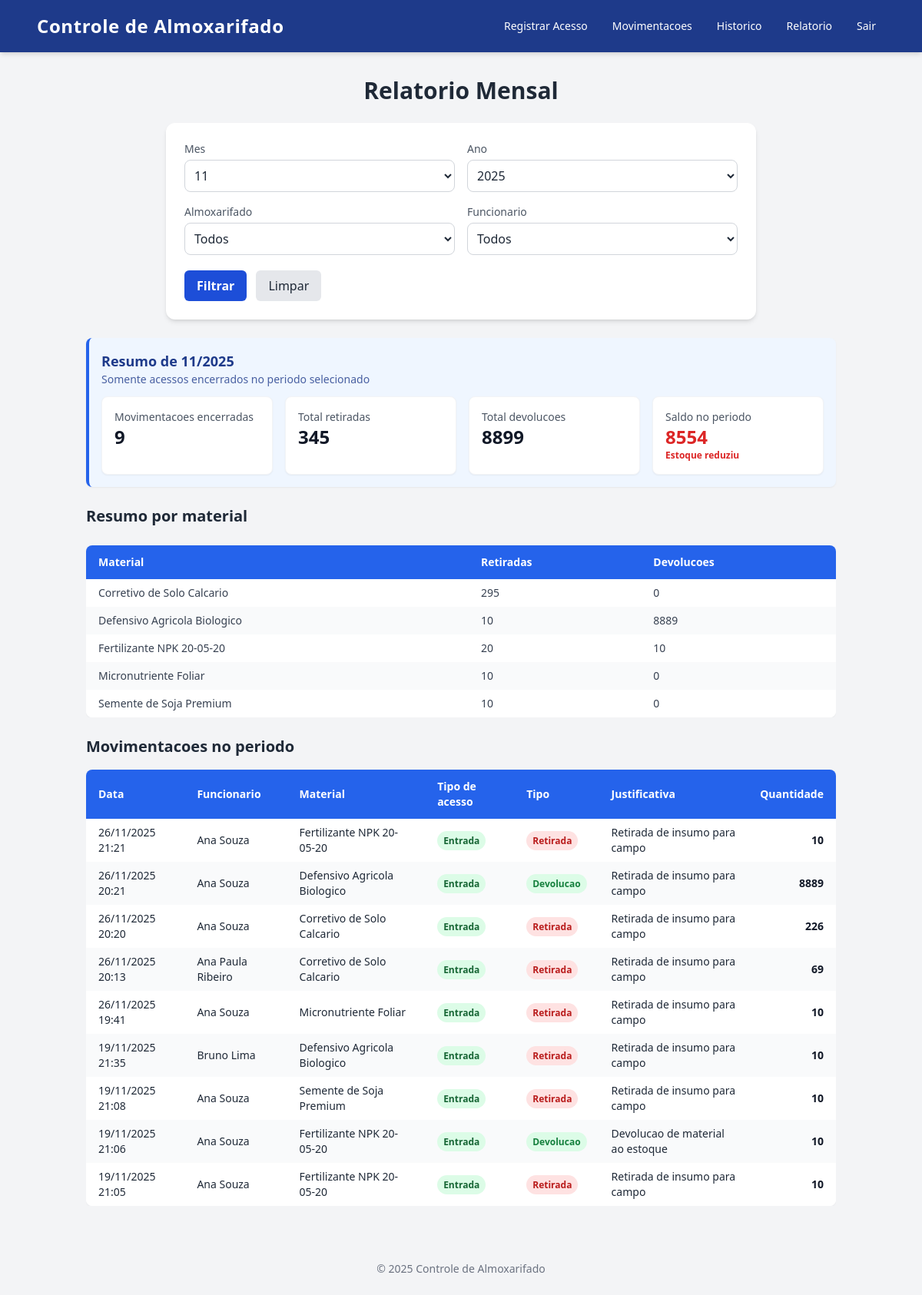
/relatorio/ (signed in), run on the app's committed database.
### core/models.py (models this page shows, shortened)
class Material(models.Model):
    nome = models.CharField(max_length=120)
    quantidade_estoque = models.PositiveIntegerField(default=0)

class Movimentacao(models.Model):
    class Tipo(models.TextChoices):
        RETIRADA = 'retirada', 'Retirada'
        DEVOLUCAO = 'devolucao', 'Devolucao'
    acesso = models.ForeignKey(Acesso, on_delete=models.CASCADE)
    material = models.ForeignKey(Material, on_delete=models.CASCADE)
    quantidade = models.PositiveIntegerField()
    tipo = models.CharField(max_length=10, choices=Tipo.choices)
    class Meta:
        ordering = ['-acesso__data_hora']

class Acesso(models.Model):
    class Tipo(models.TextChoices):
        ENTRADA = 'entrada', 'Entrada'
        SAIDA = 'saida', 'Saida'
    class Status(models.TextChoices):
        ABERTO = 'ABERTO', 'Aberto'
        FECHADO = 'FECHADO', 'Fechado'
    funcionario = models.ForeignKey(Funcionario, on_delete=models.CASCADE)
    autorizador = models.ForeignKey(Autorizador, on_delete=models.CASCADE)
    almoxarifado = models.ForeignKey(Almoxarifado, on_delete=models.CASCADE)
    tipo = models.CharField(max_length=10, choices=Tipo.choices)
    class Justificativa(models.TextChoices):
        RETIRADA_CAMPO = 'RETIRADA_CAMPO', 'Retirada de insumo para campo'
        DEVOLUCAO = 'DEVOLUCAO', 'Devolucao de material ao estoque'
        VERIFICACAO = 'VERIFICACAO', 'Verificacao de estoque'
        MANUTENCAO = 'MANUTENCAO', 'Manutencao no almoxarifado'
        FISCALIZACAO = 'FISCALIZACAO', 'Fiscalizacao interna'
        OUTROS = 'OUTROS', 'Outros'
    justificativa_padrao = models.CharField(
        max_length=100,
        choices=Justificativa.choices,
        default=Justificativa.RETIRADA_CAMPO,
    )
    observacao = models.CharField(max_length=200, blank=True, null=True)
    data_hora = models.DateTimeField(auto_now_add=True)
    data_saida = models.DateTimeField(null=True, blank=True)
    encerrado_por = models.ForeignKey(
        settings.AUTH_USER_MODEL,
        null=True,
        blank=True,
        on_delete=models.SET_NULL,
        related_name='acessos_encerrados',
    )
    status = models.CharField(
        max_length=20,
        choices=Status.choices,
        default=Status.ABERTO,
    )
    ativo = models.BooleanField(default=True)
    class Meta:
        ordering = ['-data_hora']

class Funcionario(models.Model):
    nome = models.CharField(max_length=100)
    def __str__(self) -> str:
        return self.nome

### core/views.py (the view)
# urls.py: path('relatorio/', views.relatorio_mensal, name='relatorio_mensal'),
@login_required
def relatorio_mensal(request):
    agora = timezone.now()
    anos_disponiveis = list(
        {data.year for data in Acesso.objects.dates('data_hora', 'year')}
    ) or [agora.year]
    anos_disponiveis = sorted(anos_disponiveis)
    ano_choices = [(str(ano), str(ano)) for ano in anos_disponiveis]
    initial = {'mes': f"{agora.month:02d}", 'ano': str(anos_disponiveis[-1])}
    if request.GET:
        form = RelatorioMensalForm(request.GET)
    else:
        form = RelatorioMensalForm(initial=initial)
    form.fields['ano'].choices = ano_choices
    if form.is_bound and form.is_valid():
        mes_selecionado = int(form.cleaned_data['mes'])
        ano_selecionado = int(form.cleaned_data['ano'])
        almoxarifado = form.cleaned_data.get('almoxarifado')
        funcionario = form.cleaned_data.get('funcionario')
    else:
        mes_selecionado = int(form.initial.get('mes', initial['mes']))
        ano_selecionado = int(form.initial.get('ano', initial['ano']))
        almoxarifado = None
        funcionario = None
    movimentacoes = Movimentacao.objects.filter(
        acesso__data_hora__year=ano_selecionado,
        acesso__data_hora__month=mes_selecionado,
        acesso__status=Acesso.Status.FECHADO,
    ).select_related('material', 'acesso', 'acesso__funcionario', 'acesso__almoxarifado')
    if almoxarifado:
        movimentacoes = movimentacoes.filter(acesso__almoxarifado=almoxarifado)
    if funcionario:
        movimentacoes = movimentacoes.filter(acesso__funcionario=funcionario)
    resumo_por_tipo_acesso = []
    qs_entrada = movimentacoes.filter(acesso__tipo=Acesso.Tipo.ENTRADA)
    agregados_entrada = qs_entrada.aggregate(
        retiradas=Sum('quantidade', filter=Q(tipo=Movimentacao.Tipo.RETIRADA)),
        devolucoes=Sum('quantidade', filter=Q(tipo=Movimentacao.Tipo.DEVOLUCAO)),
    )
    resumo_por_tipo_acesso.append(
        {
            'tipo': Acesso.Tipo.ENTRADA,
            'label': dict(Acesso.Tipo.choices)[Acesso.Tipo.ENTRADA],
            'total_movimentacoes': qs_entrada.count(),
            'total_retiradas': agregados_entrada['retiradas'] or 0,
            'total_devolucoes': agregados_entrada['devolucoes'] or 0,
        }
    )
    totais = movimentacoes.aggregate(
        total_retiradas=Sum('quantidade', filter=Q(tipo=Movimentacao.Tipo.RETIRADA)),
        total_devolucoes=Sum('quantidade', filter=Q(tipo=Movimentacao.Tipo.DEVOLUCAO)),
    )
    totais = {chave: valor or 0 for chave, valor in totais.items()}
    totais['saldo'] = totais['total_devolucoes'] - totais['total_retiradas']
    resumo_por_material = (
        movimentacoes.values('material__nome')
        .annotate(
            retiradas=Sum('quantidade', filter=Q(tipo=Movimentacao.Tipo.RETIRADA)),
            devolucoes=Sum('quantidade', filter=Q(tipo=Movimentacao.Tipo.DEVOLUCAO)),
        )
        .order_by('material__nome')
    )
    context = {
        'form': form,
        'movimentacoes': movimentacoes,
        'totais': totais,
        'resumo_por_material': resumo_por_material,
        'resumo_por_tipo_acesso': resumo_por_tipo_acesso,
        'mes_selecionado': mes_selecionado,
        'ano_selecionado': ano_selecionado,
        'filtros': {
            'almoxarifado': almoxarifado,
            'funcionario': funcionario,
        },
    }
    return render(request, 'core/relatorio_mensal.html', context)

### core/forms.py
class RelatorioMensalForm(forms.Form):
    MES_CHOICES = [(str(i), f"{i:02d}") for i in range(1, 13)]
    mes = forms.ChoiceField(choices=MES_CHOICES, label='Mes')
    ano = forms.ChoiceField(label='Ano')
    almoxarifado = forms.ModelChoiceField(
        queryset=Almoxarifado.objects.all(),
        required=False,
        empty_label='Todos',
        label='Almoxarifado',
    )
    funcionario = forms.ModelChoiceField(
        queryset=Funcionario.objects.all(),
        required=False,
        empty_label='Todos',
        label='Funcionario',
    )
    def __init__(self, *args, **kwargs):
        super().__init__(*args, **kwargs)
        select_class = 'border border-gray-300 rounded-lg p-2 w-full bg-white focus:outline-none focus:ring-2 focus:ring-blue-600'
        for field in self.fields.values():
            field.widget.attrs.update({'class': select_class})

### core/models.py (called while the page is built)
    def __str__(self) -> str:
        return f"{self.nome} - {self.localizacao}"

### templates/core/relatorio_mensal.html (shortened to what this page needs)
{% extends 'base.html' %}
{% block content %}
<section class="space-y-6">
  <h1 class="text-3xl font-bold mb-2 text-gray-800 text-center">Relatorio Mensal</h1>
  <form method="get" class="bg-white shadow-md rounded-xl p-6 max-w-3xl mx-auto">
    <div class="grid grid-cols-1 sm:grid-cols-2 gap-4">
      <div>
        <label for="{{ form.mes.id_for_label }}" class="text-sm font-medium text-gray-600 mb-1 block">Mes</label>
        {{ form.mes }}
      </div>
      <div>
        <label for="{{ form.ano.id_for_label }}" class="text-sm font-medium text-gray-600 mb-1 block">Ano</label>
        {{ form.ano }}
      </div>
      <div>
        <label for="{{ form.almoxarifado.id_for_label }}" class="text-sm font-medium text-gray-600 mb-1 block">Almoxarifado</label>
        {{ form.almoxarifado }}
      </div>
      <div>
        <label for="{{ form.funcionario.id_for_label }}" class="text-sm font-medium text-gray-600 mb-1 block">Funcionario</label>
        {{ form.funcionario }}
      </div>
    </div>
    <div class="flex flex-wrap gap-3 mt-5">
      <button type="submit" class="bg-blue-700 hover:bg-blue-800 text-white font-semibold px-4 py-2 rounded-md transition">
        Filtrar
      </button>
      <a href="{% url 'core:relatorio_mensal' %}" class="bg-gray-200 hover:bg-gray-300 text-gray-800 font-medium px-4 py-2 rounded-md transition">
        Limpar
      </a>
    </div>
  </form>
  <div class="bg-blue-50 border-l-4 border-blue-600 p-4 rounded-lg shadow-sm">
    <div class="flex flex-col gap-2 sm:flex-row sm:items-center sm:justify-between">
      <div>
        <h2 class="text-lg font-semibold text-blue-900">Resumo de {{ mes_selecionado|stringformat:"02d" }}/{{ ano_selecionado }}</h2>
        <p class="text-sm text-blue-900/80">Somente acessos encerrados no periodo selecionado</p>
      </div>
    </div>
    <div class="mt-3 grid grid-cols-1 md:grid-cols-4 gap-4">
      <div class="bg-white rounded-lg shadow-sm border border-gray-100 p-4">
        <p class="text-sm text-gray-600">Movimentacoes encerradas</p>
        <p class="text-2xl font-bold text-gray-900">{{ movimentacoes|length }}</p>
      </div>
      <div class="bg-white rounded-lg shadow-sm border border-gray-100 p-4">
        <p class="text-sm text-gray-600">Total retiradas</p>
        <p class="text-2xl font-bold text-gray-900">{{ totais.total_retiradas }}</p>
      </div>
      <div class="bg-white rounded-lg shadow-sm border border-gray-100 p-4">
        <p class="text-sm text-gray-600">Total devolucoes</p>
        <p class="text-2xl font-bold text-gray-900">{{ totais.total_devolucoes }}</p>
      </div>
      <div class="bg-white rounded-lg shadow-sm border border-gray-100 p-4">
        <p class="text-sm text-gray-600">Saldo no periodo</p>
        {% if totais.saldo > 0 %}
        <p class="text-2xl font-bold text-red-600">{{ totais.saldo }}</p>
        <p class="text-xs text-red-600 font-semibold">Estoque reduziu</p>
        {% elif totais.saldo < 0 %}
        <p class="text-2xl font-bold text-green-700">{{ totais.saldo }}</p>
        <p class="text-xs text-green-700 font-semibold">Estoque aumentou</p>
        {% else %}
        <p class="text-2xl font-bold text-gray-900">{{ totais.saldo }}</p>
        <p class="text-xs text-gray-600 font-semibold">Sem variacao</p>
        {% endif %}
      </div>
    </div>
  </div>
  <div>
    <h2 class="text-xl font-semibold text-gray-800 mb-2">Resumo por material</h2>
    {% if resumo_por_material %}
    <div class="overflow-x-auto">
      <table class="min-w-full border-collapse mt-4 bg-white rounded-lg overflow-hidden shadow-sm">
        <thead class="bg-blue-600 text-white text-sm font-semibold">
          <tr>
            <th class="px-4 py-3 text-left">Material</th>
            <th class="px-4 py-3 text-left">Retiradas</th>
            <th class="px-4 py-3 text-left">Devolucoes</th>
          </tr>
        </thead>
        <tbody class="text-sm text-gray-700">
          {% for item in resumo_por_material %}
          <tr class="odd:bg-white even:bg-gray-50 hover:bg-gray-100 transition">
            <td class="px-4 py-2">{{ item.material__nome }}</td>
            <td class="px-4 py-2">{{ item.retiradas|default_if_none:"0" }}</td>
            <td class="px-4 py-2">{{ item.devolucoes|default_if_none:"0" }}</td>
          </tr>
          {% endfor %}
        </tbody>
      </table>
    </div>
    {% else %}
    <p class="text-gray-500">Nenhuma movimentacao registrada no periodo selecionado.</p>
    {% endif %}
  </div>
  <div>
    <h2 class="text-xl font-semibold text-gray-800 mb-2">Movimentacoes no periodo</h2>
    {% if movimentacoes %}
    <div class="overflow-x-auto">
      <table class="min-w-full border-collapse mt-2 bg-white rounded-lg overflow-hidden shadow-sm text-sm">
        <thead class="bg-blue-600 text-white font-semibold">
          <tr>
            <th class="px-4 py-3 text-left">Data</th>
            <th class="px-4 py-3 text-left">Funcionario</th>
            <th class="px-4 py-3 text-left">Material</th>
            <th class="px-4 py-3 text-left">Tipo de acesso</th>
            <th class="px-4 py-3 text-left">Tipo</th>
            <th class="px-4 py-3 text-left">Justificativa</th>
            <th class="px-4 py-3 text-right">Quantidade</th>
          </tr>
        </thead>
        <tbody>
          {% for movimentacao in movimentacoes %}
          <tr class="odd:bg-white even:bg-gray-50 hover:bg-gray-100 transition">
            <td class="px-4 py-2">{{ movimentacao.acesso.data_hora|date:"d/m/Y H:i" }}</td>
            <td class="px-4 py-2">{{ movimentacao.acesso.funcionario.nome }}</td>
            <td class="px-4 py-2">{{ movimentacao.material.nome }}</td>
            <td class="px-4 py-2">
              {% if movimentacao.acesso.tipo == 'entrada' %}
              <span class="bg-green-100 text-green-800 px-2 py-1 rounded-full text-xs font-semibold">Entrada</span>
              {% else %}
              <span class="bg-gray-200 text-gray-700 px-2 py-1 rounded-full text-xs font-semibold">Saida</span>
              {% endif %}
            </td>
            <td class="px-4 py-2">
              {% if movimentacao.tipo == 'retirada' %}
              <span class="bg-red-100 text-red-700 px-2 py-1 rounded-full text-xs font-semibold">Retirada</span>
              {% else %}
              <span class="bg-green-100 text-green-700 px-2 py-1 rounded-full text-xs font-semibold">Devolucao</span>
              {% endif %}
            </td>
            <td class="px-4 py-2">
              {{ movimentacao.acesso.get_justificativa_padrao_display }}
            </td>
            <td class="px-4 py-2 text-right font-semibold text-gray-900">{{ movimentacao.quantidade }}</td>
          </tr>
          {% endfor %}
        </tbody>
      </table>
    </div>
    {% else %}
    <p class="text-gray-500">Nao ha movimentacoes registradas neste periodo.</p>
    {% endif %}
  </div>
</section>
{% endblock %}

### templates/base.html (shortened to what this page needs)
{% load static %}
<!DOCTYPE html>
<html lang='pt-br'>
  <head>
    <script src='https://cdn.tailwindcss.com'></script>
  </head>
  <body class='min-h-screen bg-gray-100 text-gray-800 flex flex-col'>
    <header class='bg-blue-900 text-white shadow-md sticky top-0 z-20'>
      <div class='max-w-6xl mx-auto flex flex-col gap-3 sm:flex-row sm:items-center sm:justify-between px-6 py-4'>
        <a href='{% url "core:registrar_acesso" %}' class='text-2xl font-semibold tracking-wide'>
          Controle de Almoxarifado
        </a>
        <nav class='flex flex-wrap items-center gap-2 text-sm font-medium'>
          <a class='px-3 py-2 rounded-lg hover:bg-blue-800 transition' href='{% url "core:registrar_acesso" %}'>Registrar Acesso</a>
          <a class='px-3 py-2 rounded-lg hover:bg-blue-800 transition' href='{% url "core:registrar_movimentacao" %}'>Movimentacoes</a>
          <a class='px-3 py-2 rounded-lg hover:bg-blue-800 transition' href='{% url "core:historico" %}'>Historico</a>
          <a class='px-3 py-2 rounded-lg hover:bg-blue-800 transition' href='{% url "core:relatorio_mensal" %}'>Relatorio</a>
          {% if user.is_authenticated %}
          <a class='px-3 py-2 rounded-lg hover:bg-blue-800 transition' href='{% url "core:logout" %}'>Sair</a>
          {% else %}
          <a class='px-3 py-2 rounded-lg hover:bg-blue-800 transition' href='{% url "core:login" %}'>Entrar</a>
          {% endif %}
        </nav>
      </div>
    </header>
    <main class='flex-1 w-full'>
      <div class='max-w-5xl mx-auto w-full px-6 py-8'>
        {% block content %}{% endblock %}
      </div>
    </main>
    <footer class='text-center text-sm text-gray-500 mt-10 mb-6'>
      &copy; {% now "Y" %} Controle de Almoxarifado
    </footer>
  </body>
</html>

### data on the page
Material: material__nome "Corretivo de Solo Calcario", retiradas "295", devolucoes "0"
Material: material__nome "Defensivo Agricola Biologico", retiradas "10", devolucoes "8889"
Material: material__nome "Fertilizante NPK 20-05-20", retiradas "20", devolucoes "10"
Material: material__nome "Micronutriente Foliar", retiradas "10", devolucoes "0"
Material: material__nome "Semente de Soja Premium", retiradas "10", devolucoes "0"
Movimentacao: acesso.data_hora "26/11/2025 21:21", acesso.funcionario.nome "Ana Souza", material.nome "Fertilizante NPK 20-05-20", shows "Entrada", tipo "Retirada", acesso.justificativa_padrao "Retirada de insumo para campo", quantidade "10"
Movimentacao: acesso.data_hora "26/11/2025 20:21", acesso.funcionario.nome "Ana Souza", material.nome "Defensivo Agricola Biologico", shows "Entrada", tipo "Devolucao", acesso.justificativa_padrao "Retirada de insumo para campo", quantidade "8889"
Movimentacao: acesso.data_hora "26/11/2025 20:20", acesso.funcionario.nome "Ana Souza", material.nome "Corretivo de Solo Calcario", shows "Entrada", tipo "Retirada", acesso.justificativa_padrao "Retirada de insumo para campo", quantidade "226"
Movimentacao: acesso.data_hora "26/11/2025 20:13", acesso.funcionario.nome "Ana Paula Ribeiro", material.nome "Corretivo de Solo Calcario", shows "Entrada", tipo "Retirada", acesso.justificativa_padrao "Retirada de insumo para campo", quantidade "69"
Movimentacao: acesso.data_hora "26/11/2025 19:41", acesso.funcionario.nome "Ana Souza", material.nome "Micronutriente Foliar", shows "Entrada", tipo "Retirada", acesso.justificativa_padrao "Retirada de insumo para campo", quantidade "10"
Movimentacao: acesso.data_hora "19/11/2025 21:35", acesso.funcionario.nome "Bruno Lima", material.nome "Defensivo Agricola Biologico", shows "Entrada", tipo "Retirada", acesso.justificativa_padrao "Retirada de insumo para campo", quantidade "10"
Movimentacao: acesso.data_hora "19/11/2025 21:08", acesso.funcionario.nome "Ana Souza", material.nome "Semente de Soja Premium", shows "Entrada", tipo "Retirada", acesso.justificativa_padrao "Retirada de insumo para campo", quantidade "10"
Movimentacao: acesso.data_hora "19/11/2025 21:06", acesso.funcionario.nome "Ana Souza", material.nome "Fertilizante NPK 20-05-20", shows "Entrada", tipo "Devolucao", acesso.justificativa_padrao "Devolucao de material ao estoque", quantidade "10"
Movimentacao: acesso.data_hora "19/11/2025 21:05", acesso.funcionario.nome "Ana Souza", material.nome "Fertilizante NPK 20-05-20", shows "Entrada", tipo "Retirada", acesso.justificativa_padrao "Retirada de insumo para campo", quantidade "10"

### other printed values
{{ mes_selecionado|stringformat:"02d" }} "11"
{{ ano_selecionado }} "2025"
{{ movimentacoes|length }} "9"
{{ totais.total_retiradas }} "345"
{{ totais.total_devolucoes }} "8899"
{{ totais.saldo }} "8554"
